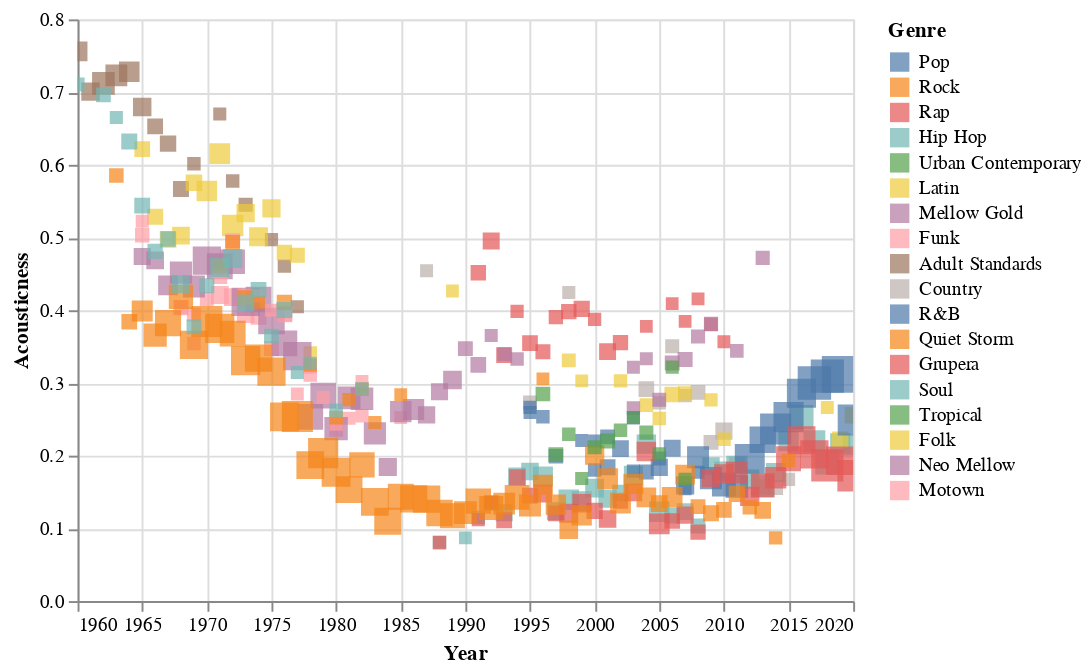

Notebook code cell kept with this figure:
### Code cell
# @title Popular music genres {run:'auto'}

genre_packages = {
    'Most Popular': base_genres[:20],
    'Article': [
        'rap',
        'hip hop',
        'dance',
        'disco',
        'new wave pop',
        'new wave',
        'rock',
        'pop rock',
    ],
}

compare_genres = 'Most Popular' #@param ['Most Popular', 'Article']
compare_metric = 'Acousticness' #@param ['Acousticness', 'Danceability', 'Energy', 'Explicitness', 'Instrumentalness', 'Liveness', 'Speechiness']

compare_genres = genre_packages[compare_genres]

df = df_merged[df_merged.genre.isin(compare_genres)]
df = df.rename(columns={'explicit': 'explicitness'})
df = df.groupby(['genre', 'datetime']).agg(['mean', 'sum'])
df.columns = ['_'.join(c) for c in df.columns.ravel()]
df = df.reset_index()
df.genre = df.genre.str.title()

# Arbitrary threshold
df = df[df.popularity_sum >= 5000]

selection = alt.selection(type='multi', on='mouseover', fields=['genre'], bind='legend')

alt.Chart(df).mark_square().encode(
    alt.X('datetime', title='Year'),
    alt.Y(f'{compare_metric.lower()}_mean', title=compare_metric),
    alt.Color('genre', title='Genre', sort=[s.title() for s in compare_genres]),
    alt.Tooltip('genre'),
    alt.Size('popularity_sum', legend=None),
    opacity=alt.condition(selection, alt.value(.7), alt.value(.2)),
).add_selection(selection).interactive()

### Figure 1 — Vega-Lite specification as saved in the notebook (floating-point values rounded to 4 significant figures; data arrays with more than 128 entries replaced by an {"elided": "..."} marker saying what was removed)
{"config": {"view": {"continuousWidth": 400, "continuousHeight": 300}}, "data": {"name": "data-4701a3028c4b2474eb3910cfd28fb56f"}, "mark": "square", "encoding": {"color": {"type": "nominal", "field": "genre", "sort": ["Pop", "Rock", "Rap", "Hip Hop", "Urban Contemporary", "Latin", "Mellow Gold", "Funk", "Adult Standards", "Country", "R&B", "Quiet Storm", "Grupera", "Soul", "Tropical", "Folk", "Edm", "Classical Performance", "Neo Mellow", "Motown"], "title": "Genre"}, "opacity": {"condition": {"value": 0.7, "selection": "selector200"}, "value": 0.2}, "size": {"type": "quantitative", "field": "popularity_sum", "legend": null}, "tooltip": {"type": "nominal", "field": "genre"}, "x": {"type": "temporal", "field": "datetime", "title": "Year"}, "y": {"type": "quantitative", "field": "acousticness_mean", "title": "Acousticness"}}, "selection": {"selector200": {"type": "multi", "on": "mouseover", "fields": ["genre"], "bind": "legend"}, "selector201": {"type": "interval", "bind": "scales", "encodings": ["x", "y"]}}, "$schema": "https://vega.github.io/schema/vega-lite/v4.8.1.json", "datasets": {"data-4701a3028c4b2474eb3910cfd28fb56f": {"elided": "336 records"}}}
